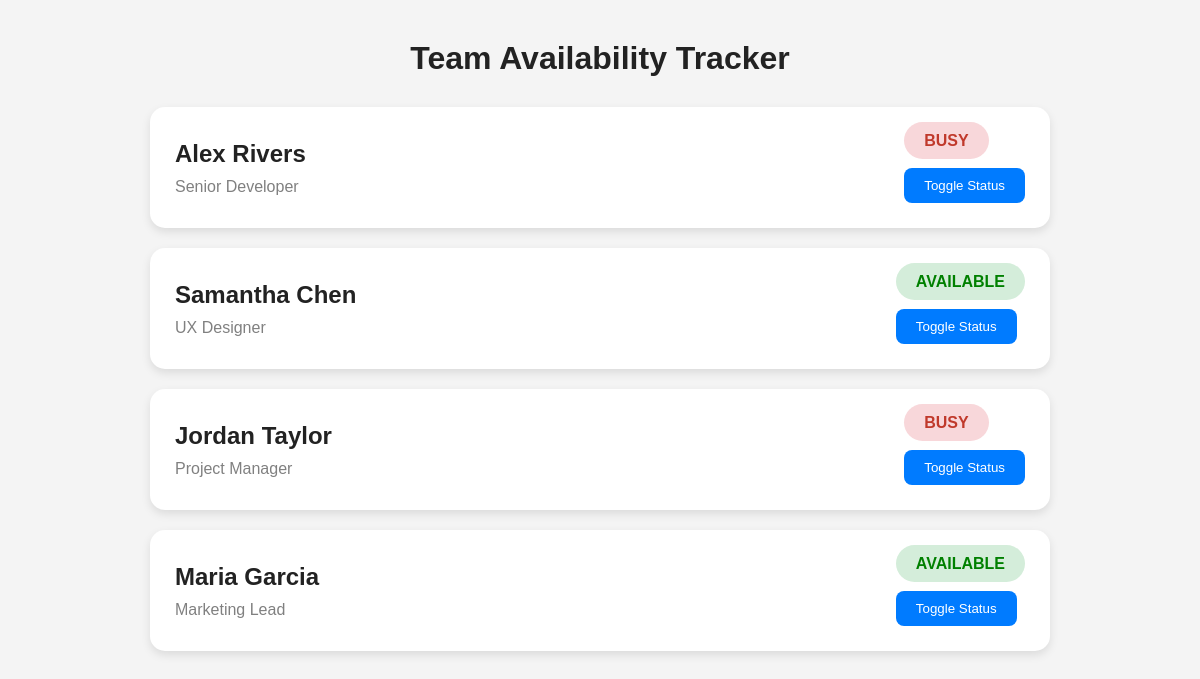
The page / on the database its author committed.
### tables this page shows
CREATE TABLE team(
            id INTEGER PRIMARY KEY AUTOINCREMENT,
            name TEXT,
            role TEXT,
            available INTEGER
        );

### app.py (the view)
@app.route("/")
def home():
    conn = connect_db()
    cursor = conn.cursor()
    cursor.execute("SELECT * FROM team")
    members = cursor.fetchall()
    conn.close()
    return render_template("index.html", members=members)

### app.py (called while the page is built)
def connect_db():
    conn = sqlite3.connect("team.db")
    conn.row_factory = sqlite3.Row
    return conn

### templates/index.html (shortened to what this page needs)
<!DOCTYPE html>
<html lang="en">
<head>
<link rel="stylesheet" href="{{ url_for('static', filename='style.css') }}">
</head>
<body>
<div class="container">
<h1>Team Availability Tracker</h1>
{% for member in members %}
<div class="card">
<div>
<h2>{{ member.name }}</h2>
<p>{{ member.role }}</p>
</div>
<div>
{% if member.available == 1 %}
<span class="available">AVAILABLE</span>
{% else %}
<span class="busy">BUSY</span>
{% endif %}
<br><br>
<a href="/toggle/{{ member.id }}">
<button>Toggle Status</button>
</a>
</div>
</div>
{% endfor %}
</div>
</body>
</html>

### static/style.css (style rules this page uses)
* { margin:0; padding:0; box-sizing:border-box; }
body { font-family:Arial; background:#f4f4f4; padding:40px; }
.container { max-width:900px; margin:auto; }
h1 { text-align:center; margin-bottom:30px; color:#222; }
.card { background:white; padding:25px; margin-bottom:20px; border-radius:15px; display:flex; justify-content:space-between; align-items:center; box-shadow:0 4px 10px rgba(0,0,0,0.1); }
.card h2 { margin-bottom:10px; color:#222; }
.card p { color:gray; }
.available { background:#d4edda; color:green; padding:10px 20px; border-radius:30px; font-weight:bold; }
.busy { background:#f8d7da; color:#c0392b; padding:10px 20px; border-radius:30px; font-weight:bold; }
button { background:#007bff; color:white; border:none; padding:10px 20px; border-radius:8px; cursor:pointer; }

### rows shown on the page
team: name "Alex Rivers", role "Senior Developer", available "BUSY"
team: name "Samantha Chen", role "UX Designer", available "AVAILABLE"
team: name "Jordan Taylor", role "Project Manager", available "BUSY"
team: name "Maria Garcia", role "Marketing Lead", available "AVAILABLE"
